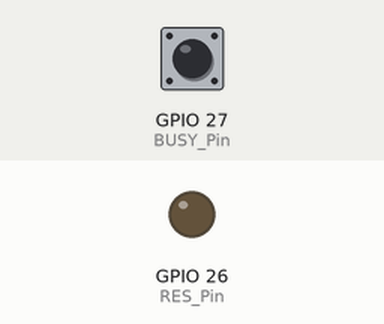
Simulated run of this sketch. Board: ESP32. Shown: output pins drawn as LEDs (lit = HIGH). Inputs (shaded band) come from the test bench; at power-on: GPIO 27 (BUSY_Pin) LOW. WiFi joins after 1.5 s; servers stay silent unless stated; pins used as bus, display or sensor lines are not drawn; what the sketch prints to the serial monitor is not drawn.

Above: at 1.1 s.
At 3.5 s:
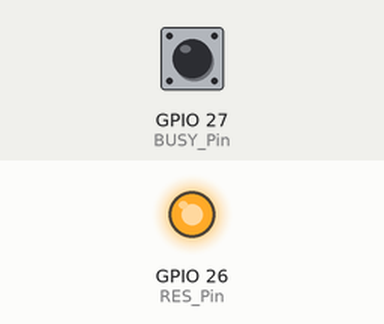
3.6 s: GPIO 27 (BUSY_Pin) pulsed HIGH 2 times (0.12 s each, 0.3 s apart)
Timing chart, 0 to 6.6 s (numbered marks = the images above; inputs shaded):
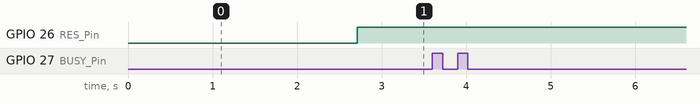

The sketch:

ESP32_eink_GDEY073D46.ino
```cpp
#include <WiFi.h> // Pripojeni k Wi-Fi
#include <HTTPClient.h> // HTTP klient; stazeni bitmapy
#include "gdey073d46.h" // Hlavickovy soubor s funkcemi pro praci s e-inkem

// Nazev a heslo Wi-Fi
const char* ssid = "Nazev 2.4GHZ 802.1bgn Wi-Fi";
const char* heslo = "WPA heslo k Wi-Fi";

// URL bitmapy pro eink
// Soubor vytvori generator v Pythonu, musite jej ale spoustet na vlastnim serveru
String url = "http:// ???? /dashboard_rle.bin";

RTC_DATA_ATTR uint32_t pocitadlo_probuzeni = 0; // Pocitadlo probuzeni (vypisuje se pro kontrolu do seriove linky)
uint64_t prodleva_s = 3600; // Prodleva v sekundach mezi probuzenim hlavniho procesoru z hlubokeho spanku (1 hodina)

// Funkce pro stazeni a dekomprimaci bitmapy do RAM
uint32_t stahni_a_dekomprimuj() {
  uint32_t stazeno = 0;
  HTTPClient http;
  http.setTimeout(10000); // Zvysimu timeout pro TCP spojeni na 10 sekund, pokud budeme bitmapu generovat pri HTTP pozadavku (muze byt velka prodleva, nez server zacne posilat data)
  http.begin(url); // Vytvorime HTTP pozadavek s nasi URL
  int kod = http.GET(); // Zaciname HTTP GET komunikaci
  Serial.printf(" (HTTP kod: %d) ", kod);
  if (kod == HTTP_CODE_OK) { // Pokud jsme navazali HTTP spojeni (odpoved HTTP OK)
    uint32_t velikost_soubor = http.getSize(); // Velikost dat ke stazeni
    Serial.printf(" (Ke stazeni: %d) ", velikost_soubor);
    WiFiClient* stream = http.getStreamPtr(); // Otevreme stream na stahovana data
    uint32_t dekomprimovane_bajty = 0;
    while (http.connected() && (stazeno < velikost_soubor)) { // Pokud jsme spojeni se serverem a jeste jsme nestahli cely soubor
      size_t k_dispozici = stream->available(); // Zjistime velikost aktualne stazenych dat ve streamovacim zasobniku
      if (k_dispozici) { // Pokud tam neco je
        uint8_t buffer[128];
        size_t precteno = stream->readBytes(buffer, 128); // Precteme 128 bajtu do naseho vlastniho maleho zasobniku (je to rychlejsi, nez cist bajt po bajtu)
        if (precteno) {
          // RLE dekomprese davky v zasobniku
          // !!! V nasem zasobniku musi byt sudy pocet bajtu, jinak mame problem !!!
          for (size_t pozice = 0; pozice < precteno; pozice += 2) { // Precteme vzdy dva bajty z naseho zasobniku. Prvni bajt je pocet, druhy bajt hodnota
            uint8_t pocet = buffer[pozice];
            uint8_t hodnota = buffer[pozice + 1];
            for (uint8_t pozice = 0; pozice < pocet; pozice++) bitmap_buffer[dekomprimovane_bajty++] = hodnota; // Vyplnime bitmapu davkou
          }
          stazeno += precteno; // Navysime pocitadlo stazenych bajtu
        }
      }
      delay(1); // Drobna cekaci prodleva pro zvyseni stability prenosu. Lze s tim experimentovat
    }
  }
  http.end(); // Ukonceni HTTP spojeni
  return stazeno; // Vratime pocet stazenych bajtu pro kontrolu
}


// Hlavni funkce setup se spusti hned na zacatku
void setup() {
  Serial.begin(115200); // Nastartujeme seriovou linku
  delay(1000); // Jen umela prodleva, abychom stacili otevrit seriovy terminal, pokud chceme
  // Konfigurace pomocnych signalu e-inku
  pinMode(BUSY_Pin, INPUT);
  pinMode(RES_Pin, OUTPUT);
  pinMode(DC_Pin, OUTPUT);
  pinMode(CS_Pin, OUTPUT);
  // Nastartovani sbernice SPI
  SPI.beginTransaction(SPISettings(10000000, MSBFIRST, SPI_MODE0));
  SPI.begin();
  // Vytvoreni bloku pameti pro bitmapu
  // Pozor, blok pameti se alokuje v externi PSRAM
  // Pokud nemate desku s modulem ESP32-WROVER, je treba kosmeticky upravit podobu funkce bitmap_psram_init (nahradit ps_malloc za standardni malloc),
  // anebo vetsi merou prepsat kod tak, aby se nevytvarel lokalni frame buffer v RAM pro bitmapu
  Serial.printf("Alokuji %d bajtu v PSRAM pro 4bit bitmapu... ", BITMAP_SIZE);
  bitmap_psram_init();
  Serial.println("OK");
  // Pripojeni k Wi-Fi
  WiFi.disconnect();
  WiFi.mode(WIFI_STA);
  WiFi.begin(ssid, heslo);
  Serial.printf("Pripojuji se k %s... ", ssid);
  while (WiFi.status() != WL_CONNECTED) {
    delay(500);
    Serial.print(".");
  }
  // Vypiseme do seriove linky pro kontrolu LAN IP adresu obdrzenou od DHCP a hodnotu pocitadla probuzeni
  Serial.printf(" OK\r\nIP: %s\r\nPocet probuzeni: %d\r\n", WiFi.localIP().toString(), pocitadlo_probuzeni++);

  // Stahneme a dekomprimujeme bitmapu z naseho serveru
  Serial.print("Stahuji a dekomprimuji... ");
  uint32_t stazeno = stahni_a_dekomprimuj();
  Serial.printf("%d B\r\n", stazeno);
  Serial.println("Inicializuji e-ink...");

  // Inicializujeme/probudime e-ink
  eink_init();
  // Posleme bitmapu do frame bufferu e-inku a vyvolame refresh/prekresleni
  Serial.print("Kreslim bitmapu...");
  eink_bitmapa();
  // Prepneme e-ink do usporneho/vypnuteho rezimu
  Serial.println("Vypinam e-ink...");
  eink_spanek();

  // Vypneme Wi-Fi
  Serial.println("Odpojuji Wi-Fi...");
  WiFi.mode(WIFI_OFF);

  // Prepneme se do rezimu hlubokeho spanku
  // Z nej se probudime za hodinu a cele kolecko se zopakuje
  // Displej se tedy prekresluje jednou za hodinu
  Serial.println("Prechazim do hlubokeho spanku...");
  Serial.flush();
  esp_sleep_enable_timer_wakeup(prodleva_s * 1000000ULL); // Registrace probuzeni timerem
  esp_deep_sleep_start();
}


// Smycka loop je prazdna, nikdy se totiz nespusti
// Cip ESP32 se probuzeni z hlubokeho spanku resetuje
// a program se spusti od zacatku. Pocitadlo probuzeni prezije,
// protoze jsme jej atributem RTC_DATA_ATTR ulozili do specialni a omezene RAM,
// ktera je pod napetim i v hlubokem spanku a prezije reset
void loop() {
  ;
}
```

gdey073d46.h
```cpp
#include <SPI.h>

// Ukazatel na pamet pro bitmapu
uint8_t* bitmap_buffer;
// Velikost pameti pro bitmapu
#define BITMAP_SIZE (800 * 480) / 2

// GPIO piny pro pomocne signaly displeje
#define BUSY_Pin 27
#define RES_Pin 26
#define DC_Pin 25
#define CS_Pin 5

// Makra pro nastaveni digitalnich stavu na pomocnych pinech
#define DIGITALNI_STAV_CS_0 digitalWrite(CS_Pin, LOW)
#define DIGITALNI_STAV_CS_1 digitalWrite(CS_Pin, HIGH)
#define DIGITALNI_STAV_DC_0 digitalWrite(DC_Pin, LOW)
#define DIGITALNI_STAV_DC_1 digitalWrite(DC_Pin, HIGH)
#define DIGITALNI_STAV_RST_0 digitalWrite(RES_Pin, LOW)
#define DIGITALNI_STAV_RST_1 digitalWrite(RES_Pin, HIGH)
#define BUSY_STAV digitalRead(BUSY_Pin)

// 4bit paleta barev, pokud bychom chteli menit pixely bitmapy za behu
// V nasem prikladu nicmene nepouzivame
#define black 0x00   /// 000
#define white 0x01   /// 001
#define green 0x02   /// 010
#define blue 0x03    /// 011
#define red 0x04     /// 100
#define yellow 0x05  /// 101
#define orange 0x06  /// 110
#define clean 0x07   /// 111

// Makra s ridicimi instrukcemi e-inku
#define PSR 0x00
#define PWRR 0x01
#define POF 0x02
#define POFS 0x03
#define PON 0x04
#define BTST1 0x05
#define BTST2 0x06
#define DSLP 0x07
#define BTST3 0x08
#define DTM 0x10
#define DRF 0x12
#define PLL 0x30
#define CDI 0x50
#define TCON 0x60
#define TRES 0x61
#define REV 0x70
#define VDCS 0x82
#define T_VDCS 0x84
#define PWS 0xE3

// Pouzite funkce
void eink_data(uint8_t prikaz);
void eink_cmd(uint8_t data);
void eink_init(void);
void eink_spanek(void);
void eink_cekej_na_vykresleni(void);
void eink_bitmapa(void);
void bitmap_psram_init(void);

// Vytvoreni pameti pro lokalni frame buffer
// Vytvarime ho v externi PSRAM SoC modulu ESP32-WROVER-E
// ps_malloc JE TREBA ZMENIT za malloc, POKUD POUZIVATE JINY CIP !!!!
// Anebo upravit kod takovym zpusobem, aby se pamet vubec nealokovala,
// pokud na ni neni v RAM misto. Treba tak, ze budou bajty odesilat do
// frame bufferu displeje uz pri stahovani. Viz funcke stahni_a_dekomprimuj
void bitmap_psram_init(void){
  bitmap_buffer = (uint8_t*) ps_malloc(BITMAP_SIZE);
}

// Funkce pro odeslani prikazu do e-inku
void eink_cmd(uint8_t prikaz) {
  DIGITALNI_STAV_CS_0;
  DIGITALNI_STAV_DC_0;
  SPI.transfer(prikaz);
  DIGITALNI_STAV_CS_1;
}

// Funkce pro odeslani dat do e-inku
void eink_data(uint8_t data) {
  DIGITALNI_STAV_CS_0;
  DIGITALNI_STAV_DC_1;
  SPI.transfer(data);
  DIGITALNI_STAV_CS_1;
}

// Funkce pro inicializaci displeje
void eink_init(void) {
  DIGITALNI_STAV_RST_0; // Reset
  delay(10); // Dle dokumentace cekat alespon 10 ms
  DIGITALNI_STAV_RST_1;
  delay(10); // Dle dokumentace cekat alespon 10 ms

  eink_cmd(0xAA); // CMDH
  eink_data(0x49);
  eink_data(0x55);
  eink_data(0x20);
  eink_data(0x08);
  eink_data(0x09);
  eink_data(0x18);

  eink_cmd(PWRR);
  eink_data(0x3F);
  eink_data(0x00);
  eink_data(0x32);
  eink_data(0x2A);
  eink_data(0x0E);
  eink_data(0x2A);

  eink_cmd(PSR);
  eink_data(0x5F);
  eink_data(0x69);

  eink_cmd(POFS);
  eink_data(0x00);
  eink_data(0x54);
  eink_data(0x00);
  eink_data(0x44);

  eink_cmd(BTST1);
  eink_data(0x40);
  eink_data(0x1F);
  eink_data(0x1F);
  eink_data(0x2C);

  eink_cmd(BTST2);
  eink_data(0x6F);
  eink_data(0x1F);
  eink_data(0x16);
  eink_data(0x25);

  eink_cmd(BTST3);
  eink_data(0x6F);
  eink_data(0x1F);
  eink_data(0x1F);
  eink_data(0x22);

  eink_cmd(0x13); // IPC
  eink_data(0x00);
  eink_data(0x04);

  eink_cmd(PLL);
  eink_data(0x02);

  eink_cmd(0x41); // TSE
  eink_data(0x00);

  eink_cmd(CDI);
  eink_data(0x3F);

  eink_cmd(TCON);
  eink_data(0x02);
  eink_data(0x00);

  eink_cmd(TRES);
  eink_data(0x03);
  eink_data(0x20);
  eink_data(0x01);
  eink_data(0xE0);

  eink_cmd(VDCS);
  eink_data(0x1E);

  eink_cmd(T_VDCS);
  eink_data(0x00);

  eink_cmd(0x86); // AGID
  eink_data(0x00);

  eink_cmd(PWS);
  eink_data(0x2F);

  eink_cmd(0xE0); // CCSET
  eink_data(0x00);

  eink_cmd(0xE6); // TSSET
  eink_data(0x00);

  eink_cmd(0x04); //power on
  eink_cekej_na_vykresleni();
}

// Prechod displeje do spanku
void eink_spanek(void) {
  eink_cmd(0X02);
  eink_data(0x00);
  eink_cekej_na_vykresleni();
}

// Funkce pro kresleni bitmapy
void eink_bitmapa(void) {
  // Zapisujeme pixely do frame bufferu displeje
  eink_cmd(0x10);
  for (uint32_t bajt = 0; bajt < BITMAP_SIZE; bajt++) {
    eink_data(bitmap_buffer[bajt]);
  }
  // Povel k refreshi displeje
  eink_cmd(0x12);
  eink_data(0x00);
  delay(1);
  eink_cekej_na_vykresleni();
}

// Blokujici funkce, dokud se na pinu BUSY nezmeni stav indikujici, ze prekreslovani je hotove
void eink_cekej_na_vykresleni(void) {
  while (!BUSY_STAV)
    ;  //0:BUSY, 1:VOLNO
}
```

Measured:
- after the input at 3.6 s, every drawn part: stays the same
